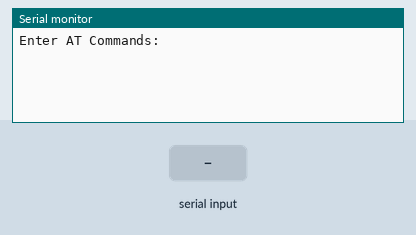
This sketch was run on a simulated Arduino Uno, built with avr-gcc and run on an emulated ATmega328P. Parts: the last lines printed to the serial monitor. Inputs (shaded band) come from the test bench.

Above: at 1.2 s.
1.3 s: "1" received over the second serial link
At 2.5 s:
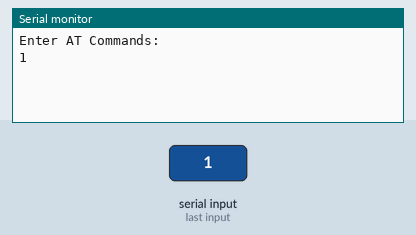
2.8 s: "0" received over the second serial link
At 3.8 s:
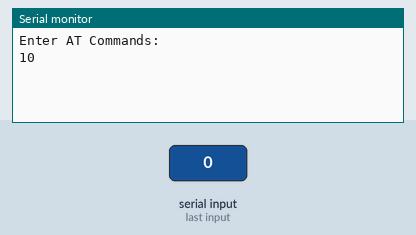

Measured:
- after the input at 1.3 s, the serial monitor: prints a new line at once (image 1)
- after the input at 2.8 s, the serial monitor: prints a new line at once (image 2)

The sketch:

bluetooth_AT_command_mode.ino
```cpp
/*
  This code allows for communication between the bluetooth module and
  the Arduino Microcontroller

  - Ishaan Takrani
*/

#include <SoftwareSerial.h>

SoftwareSerial BTSerial(10, 11);    // TX: PIN 10, RX: PIN 11

void setup() {
  Serial.begin(9600);   // Serial baud rate = 9600
  Serial.println("Enter AT Commands: ");
  BTSerial.begin(38400);   // Bluetooth device baud rate = 38400
}

void loop() {

  if (BTSerial.available()){    // If the bluetooth device is available
    Serial.write(BTSerial.read());  // Information from the bluetooth device is printed to the serial monitor
  }

  if (Serial.available()){  // If serial is available (serial monitor input)
    BTSerial.write(Serial.read());  // Whatever is in the serial monitor input will be sent to the bluetooth device
  }

}
```
